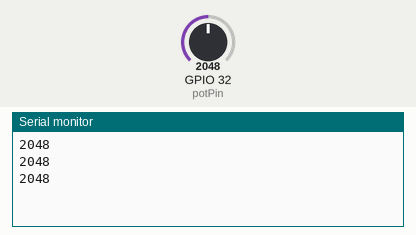
This sketch was run on a simulated ESP32. On the bench: the last lines printed to the serial monitor. Inputs (shaded band) come from the test bench; at power-on: GPIO 32 (potPin) = 2048.

Above: at 2.2 s.
2.3 s: GPIO 32 (potPin) set to 2866
At 2.9 s:
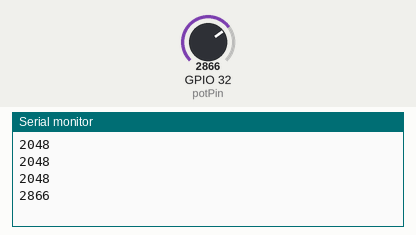
3.8 s: GPIO 32 (potPin) set to 3603
At 4.4 s:
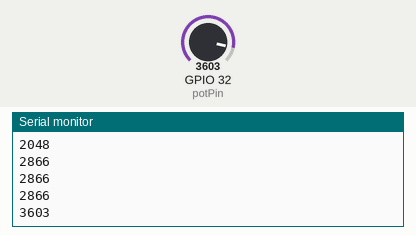
Timing chart, 0 to 6.8 s (numbered marks = the images above; inputs shaded):
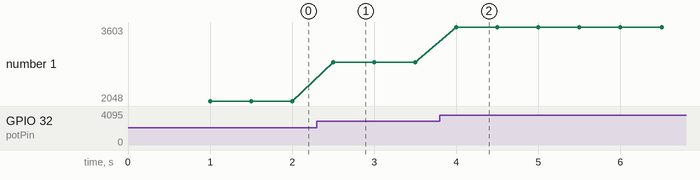

The sketch:

sketch_feb01a.ino
```cpp
// MQ-9 sensor is connected to GPIO 36 (Analog ADC1_CH6)
const int potPin = 32;

// variable for storing the CO sensor value
int potValue = 0;

void setup() {
  Serial.begin(115200);
  delay(1000);
}

void loop() {
  // Reading CO sensor value
  potValue = analogRead(potPin);
  Serial.println(potValue);
  delay(500);
}
```

Measured:
- after the input at 2.3 s, the serial monitor: prints a new line after 0.20 s (image 1)
- after the input at 3.8 s, the serial monitor: prints a new line after 0.20 s (image 2)
- plotted number 1: 2048 → 2866 after the input at 2.3 s, 2866 → 3603 after the input at 3.8 s
